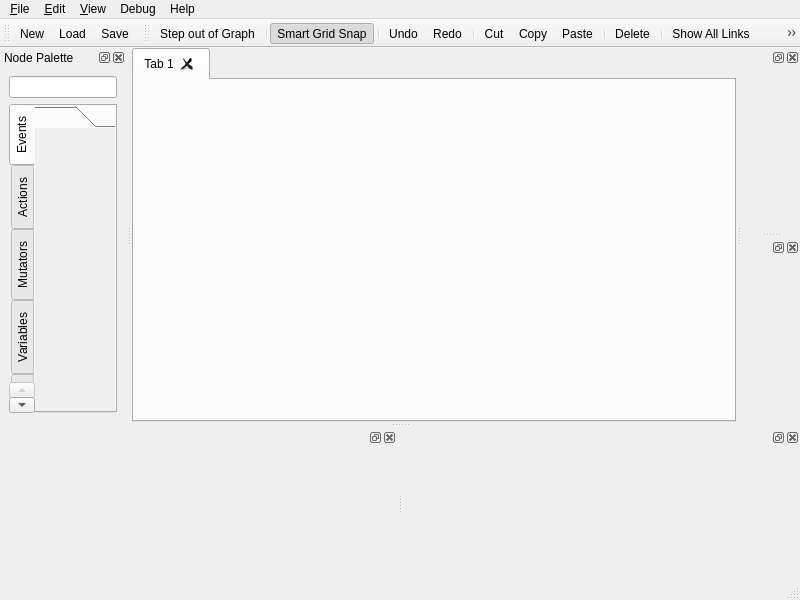
<?xml version="1.0" encoding="UTF-8"?>
<ui version="4.0">
 <class>DirectorEditor</class>
 <widget class="QMainWindow" name="DirectorEditor">
  <property name="geometry">
   <rect>
    <x>0</x>
    <y>0</y>
    <width>800</width>
    <height>600</height>
   </rect>
  </property>
  <property name="windowTitle">
   <string>No Director Graph Loaded</string>
  </property>
  <property name="animated">
   <bool>true</bool>
  </property>
  <property name="documentMode">
   <bool>false</bool>
  </property>
  <property name="dockNestingEnabled">
   <bool>false</bool>
  </property>
  <property name="dockOptions">
   <set>QMainWindow::AllowTabbedDocks|QMainWindow::AnimatedDocks|QMainWindow::VerticalTabs</set>
  </property>
  <widget class="QWidget" name="centralwidget">
   <layout class="QGridLayout" name="gridLayout_9">
    <property name="margin">
     <number>0</number>
    </property>
    <property name="spacing">
     <number>0</number>
    </property>
    <item row="0" column="0">
     <widget class="dtDirector::GraphTabs" name="graphTab">
      <property name="sizePolicy">
       <sizepolicy hsizetype="Expanding" vsizetype="Expanding">
        <horstretch>1</horstretch>
        <verstretch>0</verstretch>
       </sizepolicy>
      </property>
      <property name="tabsClosable">
       <bool>true</bool>
      </property>
      <property name="movable">
       <bool>true</bool>
      </property>
      <widget class="QWidget" name="tab">
       <attribute name="title">
        <string>Tab 1</string>
       </attribute>
      </widget>
     </widget>
    </item>
   </layout>
  </widget>
  <widget class="QMenuBar" name="menubar">
   <property name="geometry">
    <rect>
     <x>0</x>
     <y>0</y>
     <width>800</width>
     <height>21</height>
    </rect>
   </property>
   <widget class="QMenu" name="menuFile">
    <property name="title">
     <string>&amp;File</string>
    </property>
    <widget class="QMenu" name="menuRecent_Files">
     <property name="title">
      <string>Recent Files</string>
     </property>
     <addaction name="actionNone"/>
    </widget>
    <addaction name="action_New"/>
    <addaction name="action_Load"/>
    <addaction name="action_Save"/>
    <addaction name="action_Save_as"/>
    <addaction name="separator"/>
    <addaction name="menuRecent_Files"/>
    <addaction name="separator"/>
    <addaction name="action_Exit"/>
   </widget>
   <widget class="QMenu" name="menu_Edit">
    <property name="title">
     <string>&amp;Edit</string>
    </property>
    <addaction name="action_Step_Out_Of_Graph"/>
    <addaction name="separator"/>
    <addaction name="action_Smart_Grid_snap"/>
    <addaction name="separator"/>
    <addaction name="action_Undo"/>
    <addaction name="action_Redo"/>
    <addaction name="separator"/>
    <addaction name="action_Cut"/>
    <addaction name="action_Copy"/>
    <addaction name="action_Paste"/>
    <addaction name="actionPaste_with_Links"/>
    <addaction name="separator"/>
    <addaction name="action_Delete"/>
    <addaction name="separator"/>
    <addaction name="action_Manage_Plugins"/>
    <addaction name="action_Manage_Libraries"/>
   </widget>
   <widget class="QMenu" name="menu_View">
    <property name="title">
     <string>&amp;View</string>
    </property>
    <addaction name="action_Node_Palette"/>
    <addaction name="action_Search_Browser"/>
    <addaction name="action_Property_Editor"/>
    <addaction name="action_Graph_Browser"/>
    <addaction name="action_Thread_Browser"/>
    <addaction name="separator"/>
    <addaction name="action_Show_Links"/>
    <addaction name="action_Hide_Links"/>
    <addaction name="separator"/>
    <addaction name="action_Refresh"/>
   </widget>
   <widget class="QMenu" name="menuHelp">
    <property name="title">
     <string>Help</string>
    </property>
    <addaction name="actionDirector_Help"/>
   </widget>
   <widget class="QMenu" name="menuDebug">
    <property name="enabled">
     <bool>true</bool>
    </property>
    <property name="title">
     <string>Debug</string>
    </property>
    <addaction name="actionPause"/>
    <addaction name="actionContinue"/>
    <addaction name="actionStep_Next"/>
    <addaction name="separator"/>
    <addaction name="actionToggle_Break_Point"/>
   </widget>
   <addaction name="menuFile"/>
   <addaction name="menu_Edit"/>
   <addaction name="menu_View"/>
   <addaction name="menuDebug"/>
   <addaction name="menuHelp"/>
  </widget>
  <widget class="QStatusBar" name="statusbar"/>
  <widget class="QToolBar" name="FileToolbar">
   <property name="windowTitle">
    <string>File Toolbar</string>
   </property>
   <attribute name="toolBarArea">
    <enum>TopToolBarArea</enum>
   </attribute>
   <attribute name="toolBarBreak">
    <bool>false</bool>
   </attribute>
   <addaction name="action_New"/>
   <addaction name="action_Load"/>
   <addaction name="action_Save"/>
  </widget>
  <widget class="QToolBar" name="EditToolbar">
   <property name="windowTitle">
    <string>Edit Toolbar</string>
   </property>
   <attribute name="toolBarArea">
    <enum>TopToolBarArea</enum>
   </attribute>
   <attribute name="toolBarBreak">
    <bool>false</bool>
   </attribute>
   <addaction name="action_Step_Out_Of_Graph"/>
   <addaction name="separator"/>
   <addaction name="action_Smart_Grid_snap"/>
   <addaction name="separator"/>
   <addaction name="action_Undo"/>
   <addaction name="action_Redo"/>
   <addaction name="separator"/>
   <addaction name="action_Cut"/>
   <addaction name="action_Copy"/>
   <addaction name="action_Paste"/>
   <addaction name="separator"/>
   <addaction name="action_Delete"/>
   <addaction name="separator"/>
   <addaction name="action_Show_Links"/>
   <addaction name="action_Hide_Links"/>
   <addaction name="separator"/>
   <addaction name="action_Refresh"/>
   <addaction name="separator"/>
   <addaction name="actionPause"/>
   <addaction name="actionContinue"/>
   <addaction name="actionStep_Next"/>
   <addaction name="actionToggle_Break_Point"/>
  </widget>
  <widget class="dtDirector::PropertyEditor" name="propertyEditor">
   <property name="minimumSize">
    <size>
     <width>80</width>
     <height>150</height>
    </size>
   </property>
   <property name="features">
    <set>QDockWidget::AllDockWidgetFeatures</set>
   </property>
   <property name="allowedAreas">
    <set>Qt::AllDockWidgetAreas</set>
   </property>
   <attribute name="dockWidgetArea">
    <number>8</number>
   </attribute>
  </widget>
  <widget class="dtDirector::GraphBrowser" name="graphBrowser">
   <property name="minimumSize">
    <size>
     <width>80</width>
     <height>150</height>
    </size>
   </property>
   <property name="features">
    <set>QDockWidget::AllDockWidgetFeatures</set>
   </property>
   <attribute name="dockWidgetArea">
    <number>8</number>
   </attribute>
  </widget>
  <widget class="dtDirector::SearchBrowser" name="searchBrowser">
   <attribute name="dockWidgetArea">
    <number>2</number>
   </attribute>
  </widget>
  <widget class="dtDirector::ThreadBrowser" name="threadBrowser">
   <attribute name="dockWidgetArea">
    <number>2</number>
   </attribute>
  </widget>
  <widget class="QDockWidget" name="nodePalette">
   <property name="features">
    <set>QDockWidget::AllDockWidgetFeatures</set>
   </property>
   <property name="windowTitle">
    <string>Node Palette</string>
   </property>
   <attribute name="dockWidgetArea">
    <number>1</number>
   </attribute>
   <widget class="QWidget" name="dockWidgetContents">
    <layout class="QGridLayout" name="gridLayout">
     <item row="0" column="0" colspan="2">
      <widget class="QLineEdit" name="nodeSearchEdit">
       <property name="enabled">
        <bool>true</bool>
       </property>
      </widget>
     </item>
     <item row="1" column="0" colspan="2">
      <widget class="QTabWidget" name="nodeTabs">
       <property name="sizePolicy">
        <sizepolicy hsizetype="Expanding" vsizetype="Expanding">
         <horstretch>0</horstretch>
         <verstretch>0</verstretch>
        </sizepolicy>
       </property>
       <property name="autoFillBackground">
        <bool>false</bool>
       </property>
       <property name="tabPosition">
        <enum>QTabWidget::West</enum>
       </property>
       <property name="currentIndex">
        <number>0</number>
       </property>
       <property name="movable">
        <bool>false</bool>
       </property>
       <widget class="QWidget" name="eventNodeTab">
        <attribute name="title">
         <string>Events</string>
        </attribute>
        <layout class="QGridLayout" name="gridLayout_2">
         <property name="margin">
          <number>0</number>
         </property>
         <item row="0" column="0">
          <widget class="dtDirector::NodeTabs" name="eventNodeTabWidget">
           <property name="autoFillBackground">
            <bool>false</bool>
           </property>
           <property name="tabSpacing">
            <number>0</number>
           </property>
           <widget class="QWidget" name="eventNodeTabWidgetPage1">
            <property name="geometry">
             <rect>
              <x>0</x>
              <y>0</y>
              <width>107</width>
              <height>278</height>
             </rect>
            </property>
            <attribute name="label">
             <string/>
            </attribute>
           </widget>
          </widget>
         </item>
        </layout>
       </widget>
       <widget class="QWidget" name="actionNodeTab">
        <attribute name="title">
         <string>Actions</string>
        </attribute>
        <layout class="QGridLayout" name="gridLayout_3">
         <property name="margin">
          <number>0</number>
         </property>
         <item row="0" column="0">
          <widget class="dtDirector::NodeTabs" name="actionNodeTabWidget">
           <property name="tabSpacing">
            <number>0</number>
           </property>
           <widget class="QWidget" name="actionNodeTabWidgetPage1">
            <property name="geometry">
             <rect>
              <x>0</x>
              <y>0</y>
              <width>107</width>
              <height>278</height>
             </rect>
            </property>
            <attribute name="label">
             <string/>
            </attribute>
           </widget>
          </widget>
         </item>
        </layout>
       </widget>
       <widget class="QWidget" name="mutatorNodeTab">
        <attribute name="title">
         <string>Mutators</string>
        </attribute>
        <layout class="QGridLayout" name="gridLayout_8">
         <property name="margin">
          <number>0</number>
         </property>
         <item row="0" column="0">
          <widget class="dtDirector::NodeTabs" name="mutatorNodeTabWidget">
           <property name="currentIndex">
            <number>0</number>
           </property>
           <property name="tabSpacing">
            <number>0</number>
           </property>
           <widget class="QWidget" name="mutatorNodeTabWidgetPage1">
            <property name="geometry">
             <rect>
              <x>0</x>
              <y>0</y>
              <width>107</width>
              <height>278</height>
             </rect>
            </property>
            <attribute name="label">
             <string/>
            </attribute>
           </widget>
          </widget>
         </item>
        </layout>
       </widget>
       <widget class="QWidget" name="variableNodeTab">
        <attribute name="title">
         <string>Variables</string>
        </attribute>
        <layout class="QGridLayout" name="gridLayout_4">
         <property name="margin">
          <number>0</number>
         </property>
         <item row="0" column="0">
          <widget class="dtDirector::NodeTabs" name="variableNodeTabWidget">
           <property name="tabSpacing">
            <number>0</number>
           </property>
           <widget class="QWidget" name="variableNodeTabWidgetPage1">
            <property name="geometry">
             <rect>
              <x>0</x>
              <y>0</y>
              <width>107</width>
              <height>278</height>
             </rect>
            </property>
            <attribute name="label">
             <string/>
            </attribute>
           </widget>
          </widget>
         </item>
        </layout>
       </widget>
       <widget class="QWidget" name="macroNodeTab">
        <attribute name="title">
         <string>Macros</string>
        </attribute>
        <layout class="QGridLayout" name="gridLayout_5">
         <property name="margin">
          <number>0</number>
         </property>
         <item row="0" column="0">
          <widget class="dtDirector::NodeTabs" name="macroNodeTabWidget">
           <property name="tabSpacing">
            <number>0</number>
           </property>
           <widget class="QWidget" name="macroNodeTabWidgetPage1">
            <property name="geometry">
             <rect>
              <x>0</x>
              <y>0</y>
              <width>107</width>
              <height>278</height>
             </rect>
            </property>
            <attribute name="label">
             <string/>
            </attribute>
           </widget>
          </widget>
         </item>
        </layout>
       </widget>
       <widget class="QWidget" name="linkNodeTab">
        <attribute name="title">
         <string>Links</string>
        </attribute>
        <layout class="QGridLayout" name="gridLayout_6">
         <property name="margin">
          <number>0</number>
         </property>
         <item row="0" column="0">
          <widget class="dtDirector::NodeTabs" name="linkNodeTabWidget">
           <property name="tabSpacing">
            <number>0</number>
           </property>
           <widget class="QWidget" name="linkNodeTabWidgetPage1">
            <property name="geometry">
             <rect>
              <x>0</x>
              <y>0</y>
              <width>107</width>
              <height>278</height>
             </rect>
            </property>
            <attribute name="label">
             <string/>
            </attribute>
           </widget>
          </widget>
         </item>
        </layout>
       </widget>
       <widget class="QWidget" name="miscNodeTab">
        <attribute name="title">
         <string>Misc</string>
        </attribute>
        <layout class="QGridLayout" name="gridLayout_7">
         <property name="margin">
          <number>0</number>
         </property>
         <item row="0" column="0">
          <widget class="dtDirector::NodeTabs" name="miscNodeTabWidget">
           <property name="tabSpacing">
            <number>0</number>
           </property>
           <widget class="QWidget" name="miscNodeTabWidgetPage1">
            <property name="geometry">
             <rect>
              <x>0</x>
              <y>0</y>
              <width>107</width>
              <height>278</height>
             </rect>
            </property>
            <attribute name="label">
             <string/>
            </attribute>
           </widget>
          </widget>
         </item>
        </layout>
       </widget>
       <widget class="QWidget" name="referenceNodeTabs">
        <attribute name="title">
         <string>References</string>
        </attribute>
        <layout class="QGridLayout" name="gridLayout_11">
         <property name="margin">
          <number>0</number>
         </property>
         <property name="spacing">
          <number>0</number>
         </property>
         <item row="0" column="0">
          <widget class="dtDirector::NodeTabs" name="referenceNodeTabWidget">
           <property name="currentIndex">
            <number>0</number>
           </property>
           <property name="tabSpacing">
            <number>0</number>
           </property>
           <widget class="QWidget" name="referenceNodeTabWidgetPage1">
            <property name="geometry">
             <rect>
              <x>0</x>
              <y>0</y>
              <width>107</width>
              <height>278</height>
             </rect>
            </property>
            <attribute name="label">
             <string/>
            </attribute>
           </widget>
          </widget>
         </item>
        </layout>
       </widget>
       <widget class="QWidget" name="searchNodeTab">
        <attribute name="title">
         <string>Search</string>
        </attribute>
        <layout class="QGridLayout" name="gridLayout_10">
         <property name="margin">
          <number>0</number>
         </property>
         <item row="0" column="0">
          <widget class="dtDirector::NodeTabs" name="searchNodeTabWidget">
           <property name="enabled">
            <bool>true</bool>
           </property>
           <property name="sizePolicy">
            <sizepolicy hsizetype="Expanding" vsizetype="Expanding">
             <horstretch>0</horstretch>
             <verstretch>0</verstretch>
            </sizepolicy>
           </property>
           <property name="tabSpacing">
            <number>0</number>
           </property>
           <widget class="QWidget" name="searchNodeTabWidgetPage1">
            <property name="geometry">
             <rect>
              <x>0</x>
              <y>0</y>
              <width>107</width>
              <height>278</height>
             </rect>
            </property>
            <attribute name="label">
             <string/>
            </attribute>
           </widget>
          </widget>
         </item>
        </layout>
       </widget>
      </widget>
     </item>
    </layout>
   </widget>
  </widget>
  <action name="action_New">
   <property name="icon">
    <iconset resource="../../src/dtDirectorQt/directorqt.qrc">
     <normaloff>:/icons/new.png</normaloff>:/icons/new.png</iconset>
   </property>
   <property name="text">
    <string>&amp;New</string>
   </property>
   <property name="toolTip">
    <string>Begins a new Director script (Ctrl+N).</string>
   </property>
   <property name="shortcut">
    <string>Ctrl+N</string>
   </property>
  </action>
  <action name="action_Load">
   <property name="icon">
    <iconset resource="../../src/dtDirectorQt/directorqt.qrc">
     <normaloff>:/icons/open.png</normaloff>:/icons/open.png</iconset>
   </property>
   <property name="text">
    <string>&amp;Load</string>
   </property>
   <property name="toolTip">
    <string>Loads a Director script from a file (Ctrl+L).</string>
   </property>
   <property name="shortcut">
    <string>Ctrl+L</string>
   </property>
  </action>
  <action name="action_Save">
   <property name="icon">
    <iconset resource="../../src/dtDirectorQt/directorqt.qrc">
     <normaloff>:/icons/save.png</normaloff>:/icons/save.png</iconset>
   </property>
   <property name="text">
    <string>&amp;Save</string>
   </property>
   <property name="toolTip">
    <string>Saves the current Director script (Ctrl+S).</string>
   </property>
   <property name="shortcut">
    <string>Ctrl+S</string>
   </property>
  </action>
  <action name="action_Save_as">
   <property name="icon">
    <iconset resource="../../src/dtDirectorQt/directorqt.qrc">
     <normaloff>:/icons/save.png</normaloff>:/icons/save.png</iconset>
   </property>
   <property name="text">
    <string>&amp;Save as...</string>
   </property>
   <property name="toolTip">
    <string>Saves the current Director script.</string>
   </property>
  </action>
  <action name="action_Step_Out_Of_Graph">
   <property name="icon">
    <iconset resource="../../src/dtDirectorQt/directorqt.qrc">
     <normaloff>:/icons/parent.png</normaloff>:/icons/parent.png</iconset>
   </property>
   <property name="text">
    <string>Step &amp;out of Graph</string>
   </property>
   <property name="toolTip">
    <string>Returns to the parent graph (Ctrl+Shift+U).</string>
   </property>
   <property name="shortcut">
    <string>Ctrl+Shift+U</string>
   </property>
  </action>
  <action name="action_Smart_Grid_snap">
   <property name="checkable">
    <bool>true</bool>
   </property>
   <property name="checked">
    <bool>true</bool>
   </property>
   <property name="icon">
    <iconset resource="../../src/dtDirectorQt/directorqt.qrc">
     <normaloff>:/icons/snapgrid.png</normaloff>:/icons/snapgrid.png</iconset>
   </property>
   <property name="text">
    <string>Smart &amp;Grid Snap</string>
   </property>
   <property name="toolTip">
    <string>Snaps nodes to a smart grid determined by the placement of other nodes (Ctrl+G).</string>
   </property>
   <property name="shortcut">
    <string>Ctrl+G</string>
   </property>
  </action>
  <action name="action_Undo">
   <property name="icon">
    <iconset resource="../../src/dtDirectorQt/directorqt.qrc">
     <normaloff>:/icons/undo.png</normaloff>:/icons/undo.png</iconset>
   </property>
   <property name="text">
    <string>&amp;Undo</string>
   </property>
   <property name="toolTip">
    <string>Reverts to your last action (Ctrl+Z).</string>
   </property>
   <property name="shortcut">
    <string>Ctrl+Z</string>
   </property>
  </action>
  <action name="action_Redo">
   <property name="icon">
    <iconset resource="../../src/dtDirectorQt/directorqt.qrc">
     <normaloff>:/icons/redo.png</normaloff>:/icons/redo.png</iconset>
   </property>
   <property name="text">
    <string>&amp;Redo</string>
   </property>
   <property name="toolTip">
    <string>Reverts your last undo action (Ctrl+Y).</string>
   </property>
   <property name="shortcut">
    <string>Ctrl+Y</string>
   </property>
  </action>
  <action name="action_Delete">
   <property name="icon">
    <iconset resource="../../src/dtDirectorQt/directorqt.qrc">
     <normaloff>:/icons/delete.png</normaloff>:/icons/delete.png</iconset>
   </property>
   <property name="text">
    <string>&amp;Delete</string>
   </property>
   <property name="toolTip">
    <string>Reverts your last undo action (Delete).</string>
   </property>
   <property name="shortcut">
    <string>Del</string>
   </property>
  </action>
  <action name="action_Cut">
   <property name="icon">
    <iconset resource="../../src/dtDirectorQt/directorqt.qrc">
     <normaloff>:/icons/cut.png</normaloff>:/icons/cut.png</iconset>
   </property>
   <property name="text">
    <string>&amp;Cut</string>
   </property>
   <property name="toolTip">
    <string>Cuts the currently selected nodes to the clipboard (Ctrl+X).</string>
   </property>
   <property name="shortcut">
    <string>Ctrl+X</string>
   </property>
  </action>
  <action name="action_Copy">
   <property name="icon">
    <iconset resource="../../src/dtDirectorQt/directorqt.qrc">
     <normaloff>:/icons/duplicate.png</normaloff>:/icons/duplicate.png</iconset>
   </property>
   <property name="text">
    <string>&amp;Copy</string>
   </property>
   <property name="toolTip">
    <string>Copies the currently selected nodes to the clipboard (Ctrl+C).</string>
   </property>
   <property name="shortcut">
    <string>Ctrl+C</string>
   </property>
  </action>
  <action name="action_Paste">
   <property name="icon">
    <iconset resource="../../src/dtDirectorQt/directorqt.qrc">
     <normaloff>:/icons/paste.png</normaloff>:/icons/paste.png</iconset>
   </property>
   <property name="text">
    <string>&amp;Paste</string>
   </property>
   <property name="toolTip">
    <string>Pastes the nodes saved in the clipboard to the current graph (Ctrl+V).</string>
   </property>
   <property name="shortcut">
    <string>Ctrl+V</string>
   </property>
  </action>
  <action name="action_Manage_Libraries">
   <property name="text">
    <string>&amp;Manage Libraries...</string>
   </property>
   <property name="toolTip">
    <string>Manages the Node Libraries for the script.</string>
   </property>
  </action>
  <action name="action_Property_Editor">
   <property name="checkable">
    <bool>true</bool>
   </property>
   <property name="checked">
    <bool>true</bool>
   </property>
   <property name="text">
    <string>&amp;Property Editor</string>
   </property>
   <property name="toolTip">
    <string>Shows the Property Editor (Ctrl+P).</string>
   </property>
   <property name="shortcut">
    <string>Ctrl+P</string>
   </property>
  </action>
  <action name="action_Graph_Browser">
   <property name="checkable">
    <bool>true</bool>
   </property>
   <property name="checked">
    <bool>true</bool>
   </property>
   <property name="text">
    <string>&amp;Macro Browser</string>
   </property>
   <property name="toolTip">
    <string>Shows the Graph Browser (Ctrl+B).</string>
   </property>
   <property name="shortcut">
    <string>Ctrl+B</string>
   </property>
  </action>
  <action name="action_Show_Links">
   <property name="icon">
    <iconset resource="../../src/dtDirectorQt/directorqt.qrc">
     <normaloff>:/icons/showlinks.png</normaloff>:/icons/showlinks.png</iconset>
   </property>
   <property name="text">
    <string>&amp;Show All Links</string>
   </property>
   <property name="toolTip">
    <string>Shows all hidden links on selected nodes (Ctrl+U).</string>
   </property>
   <property name="shortcut">
    <string>Ctrl+U</string>
   </property>
  </action>
  <action name="action_Hide_Links">
   <property name="icon">
    <iconset resource="../../src/dtDirectorQt/directorqt.qrc">
     <normaloff>:/icons/hidelinks.png</normaloff>:/icons/hidelinks.png</iconset>
   </property>
   <property name="text">
    <string>&amp;Hide All Links</string>
   </property>
   <property name="toolTip">
    <string>Hides all unused links on selected nodes (Ctrl+H).</string>
   </property>
   <property name="shortcut">
    <string>Ctrl+H</string>
   </property>
  </action>
  <action name="action_Refresh">
   <property name="icon">
    <iconset resource="../../src/dtDirectorQt/directorqt.qrc">
     <normaloff>:/icons/refresh.png</normaloff>:/icons/refresh.png</iconset>
   </property>
   <property name="text">
    <string>&amp;Refresh</string>
   </property>
   <property name="toolTip">
    <string>Refresh the current view (F5).</string>
   </property>
   <property name="shortcut">
    <string>F5</string>
   </property>
  </action>
  <action name="action_Exit">
   <property name="text">
    <string>Exit</string>
   </property>
   <property name="toolTip">
    <string>Exit the editor</string>
   </property>
   <property name="shortcut">
    <string>Ctrl+Q</string>
   </property>
  </action>
  <action name="actionDirector_Help">
   <property name="text">
    <string>Director Help...</string>
   </property>
  </action>
  <action name="action_Search_Browser">
   <property name="checkable">
    <bool>true</bool>
   </property>
   <property name="enabled">
    <bool>true</bool>
   </property>
   <property name="text">
    <string>&amp;Search Browser</string>
   </property>
   <property name="toolTip">
    <string>Shows the Search Browser (Ctrl+F).</string>
   </property>
   <property name="shortcut">
    <string>Ctrl+F</string>
   </property>
   <property name="shortcutContext">
    <enum>Qt::WidgetShortcut</enum>
   </property>
  </action>
  <action name="actionPause">
   <property name="enabled">
    <bool>true</bool>
   </property>
   <property name="icon">
    <iconset resource="../../src/dtDirectorQt/directorqt.qrc">
     <normaloff>:/icons/debug_pause.png</normaloff>:/icons/debug_pause.png</iconset>
   </property>
   <property name="text">
    <string>Pause</string>
   </property>
  </action>
  <action name="actionContinue">
   <property name="enabled">
    <bool>true</bool>
   </property>
   <property name="icon">
    <iconset resource="../../src/dtDirectorQt/directorqt.qrc">
     <normaloff>:/icons/debug_continue.png</normaloff>:/icons/debug_continue.png</iconset>
   </property>
   <property name="text">
    <string>Continue</string>
   </property>
   <property name="shortcut">
    <string>F5</string>
   </property>
  </action>
  <action name="actionStep_Next">
   <property name="enabled">
    <bool>true</bool>
   </property>
   <property name="icon">
    <iconset resource="../../src/dtDirectorQt/directorqt.qrc">
     <normaloff>:/icons/debug_step.png</normaloff>:/icons/debug_step.png</iconset>
   </property>
   <property name="text">
    <string>Step Next</string>
   </property>
   <property name="shortcut">
    <string>F10</string>
   </property>
  </action>
  <action name="actionPaste_with_Links">
   <property name="icon">
    <iconset resource="../../src/dtDirectorQt/directorqt.qrc">
     <normaloff>:/icons/paste.png</normaloff>:/icons/paste.png</iconset>
   </property>
   <property name="text">
    <string>Paste with Links</string>
   </property>
   <property name="shortcut">
    <string>Ctrl+Shift+V</string>
   </property>
  </action>
  <action name="action_Thread_Browser">
   <property name="checkable">
    <bool>true</bool>
   </property>
   <property name="enabled">
    <bool>false</bool>
   </property>
   <property name="text">
    <string>&amp;Thread Browser</string>
   </property>
   <property name="toolTip">
    <string>Shows the Thread Browser (Ctrl+T).</string>
   </property>
   <property name="shortcut">
    <string>Ctrl+T</string>
   </property>
  </action>
  <action name="action_Node_Palette">
   <property name="checkable">
    <bool>true</bool>
   </property>
   <property name="checked">
    <bool>true</bool>
   </property>
   <property name="text">
    <string>Node Palette</string>
   </property>
  </action>
  <action name="actionToggle_Break_Point">
   <property name="checkable">
    <bool>true</bool>
   </property>
   <property name="icon">
    <iconset resource="../../src/dtDirectorQt/directorqt.qrc">
     <normaloff>:/icons/debug_break.png</normaloff>:/icons/debug_break.png</iconset>
   </property>
   <property name="text">
    <string>Toggle Break Point</string>
   </property>
   <property name="shortcut">
    <string>F9</string>
   </property>
  </action>
  <action name="action_Manage_Plugins">
   <property name="text">
    <string>Manage Plugins...</string>
   </property>
   <property name="toolTip">
    <string>Manage the Plugins for the script.</string>
   </property>
  </action>
  <action name="actionNone">
   <property name="text">
    <string>&lt;None&gt;</string>
   </property>
  </action>
 </widget>
 <customwidgets>
  <customwidget>
   <class>dtDirector::PropertyEditor</class>
   <extends>QDockWidget</extends>
   <header location="global">dtDirectorQt/propertyeditor.h</header>
   <container>1</container>
  </customwidget>
  <customwidget>
   <class>dtDirector::GraphBrowser</class>
   <extends>QDockWidget</extends>
   <header location="global">dtDirectorQt/graphbrowser.h</header>
   <container>1</container>
  </customwidget>
  <customwidget>
   <class>dtDirector::GraphTabs</class>
   <extends>QTabWidget</extends>
   <header location="global">dtDirectorQt/graphtabs.h</header>
   <container>1</container>
  </customwidget>
  <customwidget>
   <class>dtDirector::NodeTabs</class>
   <extends>QToolBox</extends>
   <header location="global">dtDirectorQt/nodetabs.h</header>
   <container>1</container>
  </customwidget>
  <customwidget>
   <class>dtDirector::SearchBrowser</class>
   <extends>QDockWidget</extends>
   <header location="global">dtDirectorQt/searchbrowser.h</header>
   <container>1</container>
  </customwidget>
  <customwidget>
   <class>dtDirector::ThreadBrowser</class>
   <extends>QDockWidget</extends>
   <header location="global">dtDirectorQt/threadbrowser.h</header>
   <container>1</container>
  </customwidget>
 </customwidgets>
 <resources>
  <include location="../../src/dtDirectorQt/directorqt.qrc"/>
 </resources>
 <connections/>
</ui>
